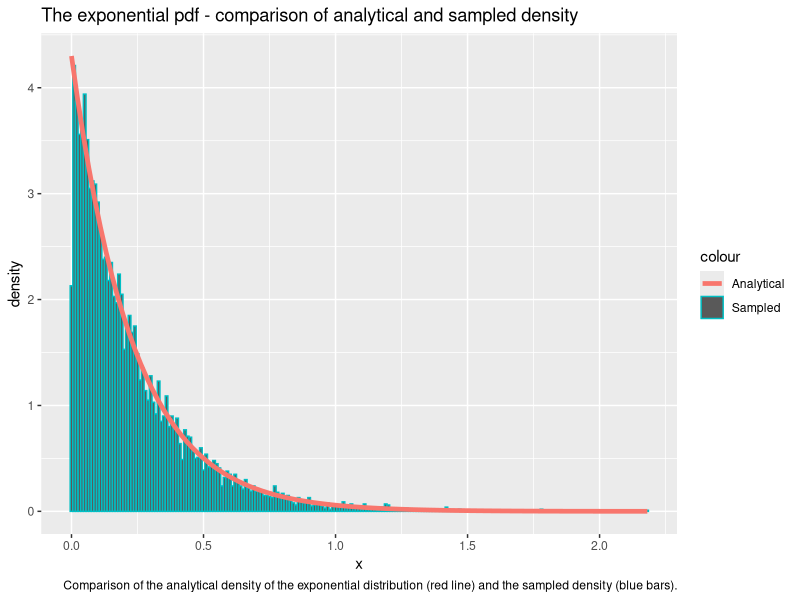
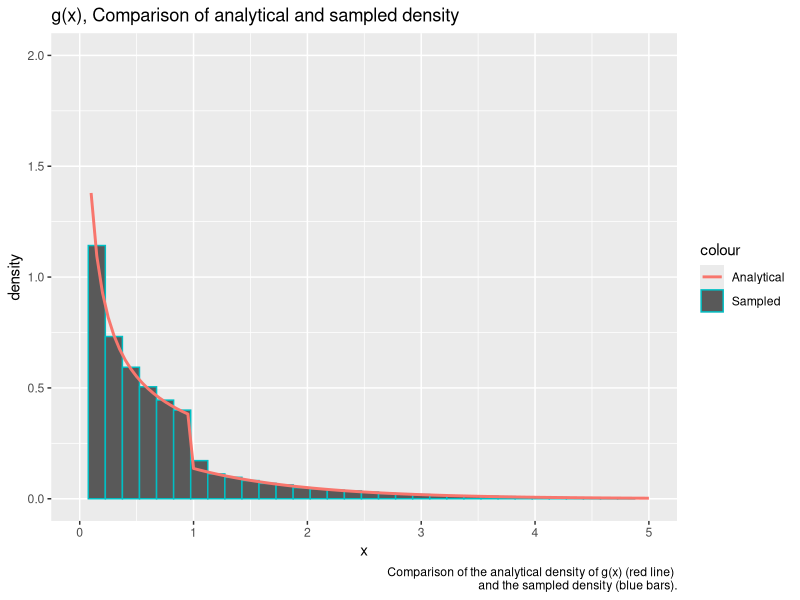
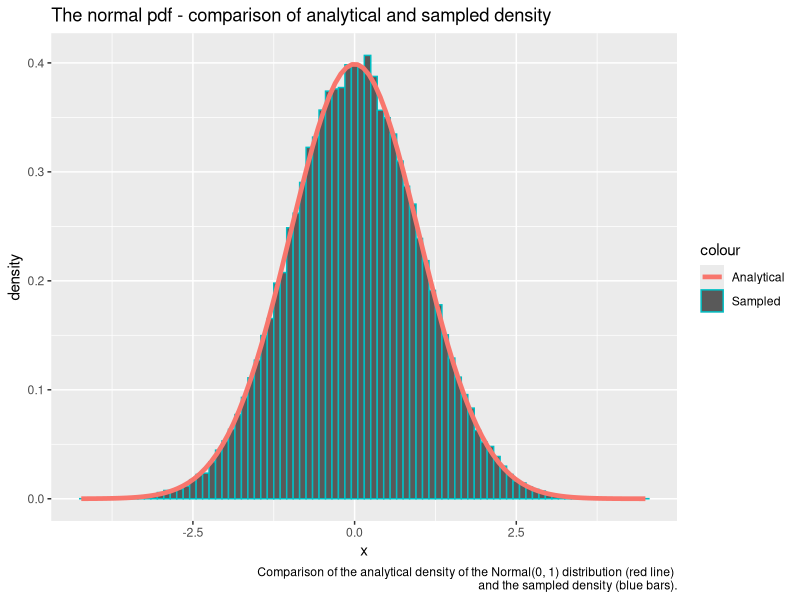
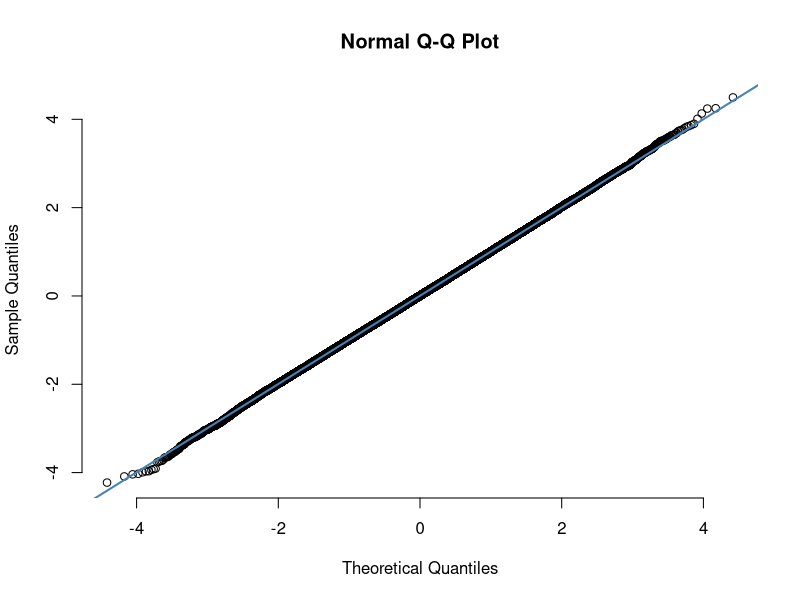
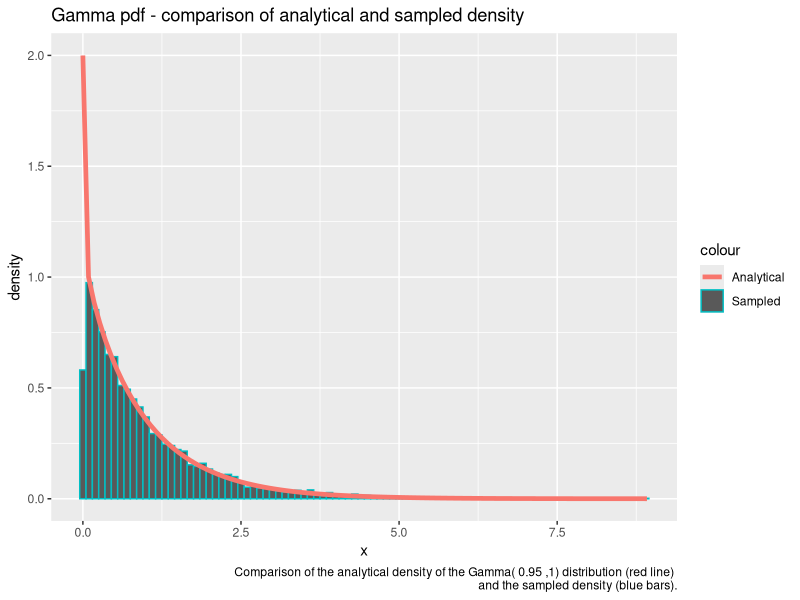
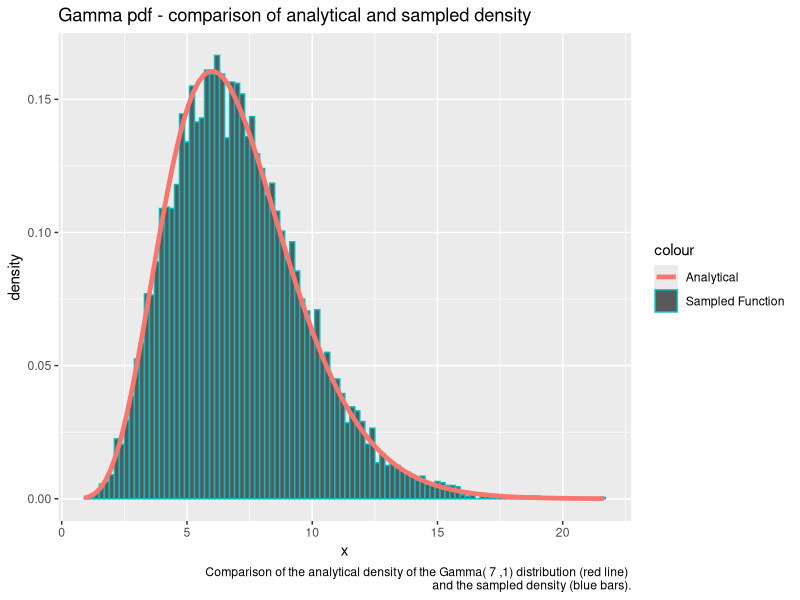
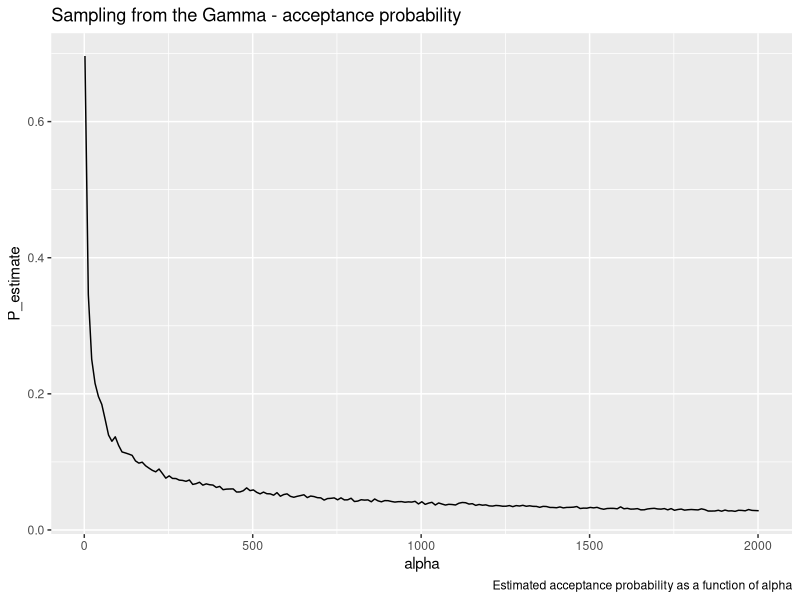
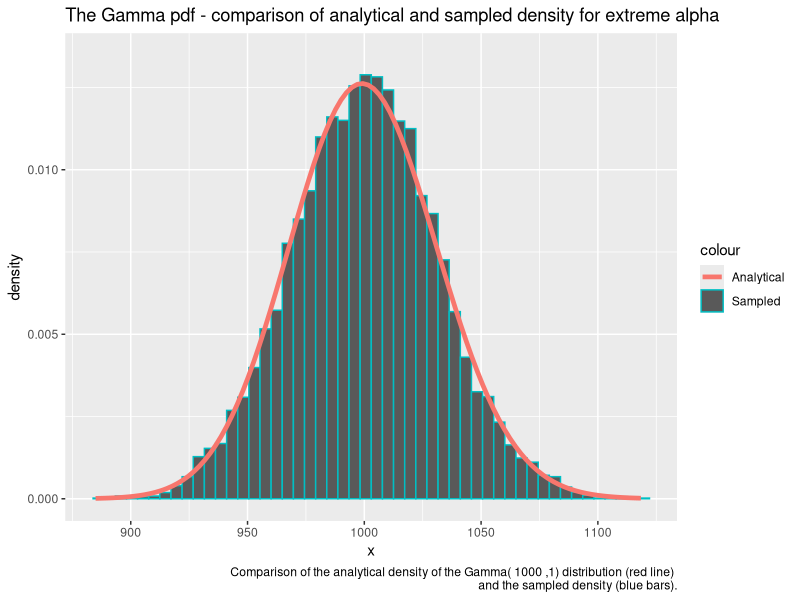

The R source for these figures, in order:
## ---- chunk 1
library(formatR)
showsol <- FALSE
library(knitr)
opts_chunk$set(tidy.opts = list(width.cutoff = 68), tidy = TRUE, warning = FALSE, error = FALSE, message = FALSE, echo = TRUE)
## ---- chunk 2
library(ggplot2) # Load library for plotting
exponential<- function(lambda, n=1){ # Make default n = 1
  u = runif(n) # Draw uniformly distributed variables
  x = -1/lambda*log(u) # Do transformation to get exp. distr. variables 
  return(x)
}
## ---- chunk 3
n = 10000 # Number of samples
lambda = 4.300
x = exponential(lambda,n) # Draw samples from created function
cat('Theoretical mean: ', 1/lambda,' Computed mean: ', mean(x),'\n')
cat('Theoretical variance: ', 1/lambda^2, ' Computed variance: ', var(x))
## ---- chunk 4
# Prepare generated samples for plotting by putting them in a dataframe 
df2 <- data.frame(theo=seq(0,max(x),length.out=n), x=x)
# Plot the data
ggplot(df2, aes(x = x)) + geom_histogram(aes(y = ..density.., color = "Sampled"), binwidth=0.01) + stat_function(fun=dexp,geom = "line",size=1.6,args = (mean=lambda),aes(color="Analytical")) + ggtitle("The exponential pdf - comparison of analytical and sampled density") + labs(x='x', y='density', caption='Comparison of the analytical density of the exponential distribution (red line) and the sampled density (blue bars).')
## ---- chunk 5
# The function g(x) from problem A.2
g = function(x, alpha){
  c = alpha*exp(1)/(alpha+exp(1))
  result = vector(length = length(x))
  result[x<1.] = c*x[x<1.]^(alpha-1)
  result[x>=1.] = c*exp(-x[x>=1.])
  return(as.double(result))}

# The following function returns n from the density function g(x)
# by doing inversion sampling
G_inv = function(n, alpha){
  c = alpha*exp(1)/(alpha+exp(1))
  u = runif(n)
  result = vector(length = n)
  result[u < c/alpha] = (alpha/c * u[u < c/alpha])^(1/alpha)
  result[u >= c/alpha] = -log(1/alpha + exp(-1) - u[u >= c/alpha]/c)
  return(result)}

alpha = 0.4300
n = 100000
xsamples = G_inv(n, alpha) # Sample from the density function g(x) by inversion sampling
c = alpha*exp(1)/(alpha+exp(1))
mean = c/(alpha+1) + 2*c/exp(1)
cat('Theoretical mean: ', mean, ' Sampled mean: ', mean(xsamples))
## ---- chunk 6
variance = c/(alpha+2)+5*c/exp(1) - mean^2
cat('Theoretical variance: ', variance, ' Sampled variance: ', var(xsamples))
## ---- chunk 7
# Prepare generated samples for plotting by putting them in a dataframe 
df2 <- data.frame(theo=seq(0,max(xsamples),length.out=n), value=xsamples)
# Plot the data
ggplot(df2, aes(x = value)) + geom_histogram(aes(y = ..density.., color='Sampled'), binwidth=0.15) + stat_function(fun=g,geom = "line",size=1., args = (mean=alpha), alpha = 1., aes(color="Analytical")) + ggtitle("g(x), Comparison of analytical and sampled density") + ylim(0,2) + xlim(0,5)+labs(x='x', y='density', caption=paste('Comparison of the analytical density of g(x) (red line) \n and the sampled density (blue bars).'))
## ---- chunk 8
# Function to draw n i.i.d. Normal(0,1) variables based on Box-Muller transform
normal <- function(n){
  x_1 <- runif(n/2)
  x_2 <- exponential(1/2, n/2)
  y_1 <- sqrt(x_2)*cos(2*pi*x_1)
  y_2 <- sqrt(x_2)*sin(2*pi*x_1)
  y <- c(y_1,y_2)
  return(y)}
## ---- chunk 9
n = 100000
x <- normal(n) # Draw n i.i.d. Normal(0,1) variables
cat('Theoretical mean: ', 0,' Computed mean: ', mean(x),'\n')
cat('Theoretical variance: ', 1, ' Computed variance: ', var(x))
## ---- chunk 10
# Prepare generated samples for plotting by putting them in a dataframe 
df2 <- data.frame(theo=seq(0,max(x),length.out=n), value=x)
# Plot the data
ggplot(df2, aes(x = value)) + geom_histogram(aes(y = ..density.., col = "Sampled"), binwidth=0.1) + stat_function(fun=dnorm,aes(col = "Analytical"),geom = "line",size=1.6,args = list(mean=0, sd = 1)) + ggtitle("The normal pdf - comparison of analytical and sampled density") + labs(x='x', y='density', caption=paste('Comparison of the analytical density of the Normal(0, 1) distribution (red line) \n and the sampled density (blue bars).'))

# Make a qq-plot of the generated samples
qqnorm(x, pch = 1, frame = FALSE)
qqline(x, col = "steelblue", lwd = 2)
## ---- chunk 11
# Function to draw one sample of a d-variate Normal(mu, sigma) variable
# The function uses a transformation of d i.i.d. Normal(0,1) variables
normal_d <- function(d, mu, sigma){
  x <- normal(d)
  y <- mu + t(chol(sigma))%*%x
  return(y)}
## ---- chunk 12
d = 2
n = 100000
mu = c(1,2) # Mean vector
sigma = matrix(c(2.5,3,3,10),ncol=2,nrow=2) # Covariance matrix
sample = matrix(NA, ncol = d, nrow = n) # Prepare to draw samples
for (i in 1:n){
  sample[i,] <- normal_d(d,mu,sigma) # Draw n samples
}
average = apply(sample, 2, mean)
cat('Mean vector: \n')
average
covmat = cov(sample)
cat('Covariance matrix: \n')
covmat
## ---- chunk 13
library(nortest)
# Conduct Anderson-Daling test to check normality of the data
ad.test(sample[,1])
ad.test(sample[,2])
## ---- chunk 14
small_gamma = function(alpha, n=1){
  result = vector()
  iter = 0
  sampled = 0
  c = (1/alpha + exp(-1))/gamma(alpha)
  
  while(sampled < n){

    # Sample n realizations from g(x)
    x = G_inv(n, alpha)
    # Compute the acceptance probabilites for the n realizations
    probs = dgamma(x, alpha, rate=1) / (c * as.double(g(x, alpha)))
    # Generate n samples from U(0,1)
    u = runif(n)
    # Append samples where u < f(x) / c g(x)
    result = append(result, x[u <= probs])
    # Increase counters
    sampled = sampled + sum(u <= probs)
    iter = iter + n}
  # If redundant samples were generated, we do not want to count these as iterations
  iter = iter - length(result) + n
  # If redundant samples were generated, return only n samples
  return(list(samples = result[seq(1:n)], iter = iter))}
## ---- chunk 15
alpha = 0.95
G1 <- small_gamma(alpha, 10000) # Generate samples
df = data.frame(G1) # Put samples in dataframe to prepare for plotting

cat('Theoretical mean: ', alpha,' Computed mean: ', mean(G1$samples),'\n')
cat('Theoretical variance: ', alpha, ' Computed variance: ', var(G1$samples))
## ---- chunk 16
ggplot(data=df, aes(x=samples)) + geom_histogram(data=df, aes(x=samples, y=..density.., color="Sampled"), binwidth=0.1) +  stat_function(fun=dgamma, geom = "line",size=1.6, args = list(shape=alpha, rate=1), aes(x=samples, color = "Analytical")) + ggtitle("Gamma pdf - comparison of analytical and sampled density") + ylim(0. ,2.0) + labs(x='x', y='density', caption=paste('Comparison of the analytical density of the Gamma(', alpha, ',1) distribution (red line) \n and the sampled density (blue bars).'))
## ---- chunk 17
large_gamma <- function(alpha, n=1){
  # Log transformations of a and b+
  loga = 1/2 * (alpha - 1) * (log(alpha - 1) - 1)
  logb = 1/2 * (alpha + 1) * (log(alpha + 1) - 1)
  result = vector(mode="numeric")
  
  accepted_samples = 0
  iter = 0
  while (accepted_samples < n){
    iter = iter + 1 
    log_x_1 = loga + log(runif(1))
    log_x_2 = logb + log(runif(1))
    # Accept sample if equivalent condition of (x_1, x_2) in C_f is met
    if (2*log_x_1 <= (alpha - 1)*(log_x_2 - log_x_1) - exp(log_x_2 - log_x_1)){
      result = append(result, exp(log_x_2 - log_x_1))
      accepted_samples = accepted_samples + 1}}
  list(samples = result, iter = iter)}
## ---- chunk 18
alpha = 7.
n = 10000
G2 = large_gamma(alpha, n) # Generate samples
cat('Theoretical mean: ', alpha,' Computed mean: ', mean(G2$samples),'\n')
cat('Theoretical variance: ', alpha, ' Computed variance: ', var(G2$samples))
## ---- chunk 19
df = data.frame(data=G2)

ggplot(df, aes(x=data.samples)) + geom_histogram(data=df, aes(x = data.samples, y=..density.., color="Sampled Function"), binwidth=0.2) + stat_function(fun=dgamma,geom = "line",size=1.6,aes(color='Analytical'),args = list(shape=alpha, rate = 1)) + ggtitle("Gamma pdf - comparison of analytical and sampled density") + labs(x='x', y='density', caption=paste('Comparison of the analytical density of the Gamma(', alpha, ',1) distribution (red line) \n and the sampled density (blue bars).'))
## ---- chunk 20
# The following function returns number of iterations required to generate 1000 samples from the large_gamma function
get_gamma_iterations <- function(alpha){return(large_gamma(alpha,1000)$iter)}
alpha = seq(2,2002,10) # Specify the alphas
iterations <- sapply(alpha,get_gamma_iterations) # Compute number of iterations for each alpha

df = data.frame(alpha = seq(2, 2002, 10), P_estimate = 1000/iterations) # Put data in dataframe to prepare for plotting

ggplot(df, aes(x = alpha, y = P_estimate)) + geom_line() + ggtitle("Sampling from the Gamma - acceptance probability") + labs(caption='Estimated acceptance probability as a function of alpha')
## ---- chunk 21
# As specified above, gamma2 samples using rejection sampling for alpha < 1, and the ratio of uniforms method for alpha > 1. If alpha = 1 we sample from the exponential
gamma2 = function(alpha, beta = 1, n = 1){
  if (alpha == 1.0){
    return(list(samples = exponential(beta, n), iter = n))}
  else if (alpha <= 1){
    G = small_gamma(alpha, n)
    #Insert rate / scale parameters
    G$samples = G$samples / beta
    return(G)}
  else if (alpha > 1){
    G = large_gamma(alpha, n)
    #Insert rate / scale parameters
    G$samples = G$samples / beta
    return(G)}}

n = 10000
alpha = 1000
beta = 1
G = gamma2(alpha, beta, n) # Draw samples
df <- data.frame(G) # Prepare samples for plotting
histo = hist(G$samples, plot=F) # Compute the sampled density
#Plot results
ggplot(df, aes(x = samples)) + geom_histogram(aes(y = ..density.., color='Sampled'), bins=50) + stat_function(fun=dgamma,geom = "line",size=1.6,aes(color='Analytical'),args = list(shape=alpha, rate=beta)) + ggtitle("The Gamma pdf - comparison of analytical and sampled density for extreme alpha") + ylim(0, 1.1*max(histo$density)) + labs(x='x', y='density', caption=paste('Comparison of the analytical density of the Gamma(', alpha, ',1) distribution (red line) \n and the sampled density (blue bars).'))
## ---- chunk 22
library(MCMCpack)
#A function for fetching only the samples, not number of iterations from our implemented gamma distribution function
get_gamma_samples <- function(alpha){
  return(gamma2(alpha)$samples)}

#Dirichlet sampler, as specified in the text above
dirichlet <- function(alpha){
  z<- sapply(alpha,get_gamma_samples)
  x <- z/sum(z)
  return(x)}
## ---- chunk 23
k = 5
n = 20000
x <- matrix(NA, ncol = k, nrow = n)
# Sample the alphas from the exponential distribution
alpha <- exponential(1,k)
# Sample n realizations from the Dirichlet distribution with the given alpha
for (i in 1:n){
  x[i,] <- dirichlet(alpha)}

cat('Theoretical mean: ', alpha/sum(alpha),'\n','Computed mean: ', apply(x,2,mean),'\n')
cat('Theoretical variance: ', alpha*(sum(alpha)-alpha)/(sum(alpha)^2*(sum(alpha)+1)),'\n', 'Computed variance: ', apply(x,2,var))
## ---- chunk 24
n <- 10000
alpha <- rep(1,k)
x <- matrix(NA, ncol = k, nrow = n)
for (i in 1:n){
  x[i,] <- dirichlet(alpha)
}
y <- as.vector(rdirichlet(n,alpha))
rfunc = data.frame(value = y)
ourfunc = data.frame(value = as.vector(x))
rfunc$type = 'R function'
ourfunc$type = 'Our function'
df = rbind(rfunc,ourfunc) # Prepare samples for plotting
ggplot(df, aes(value, fill = type)) + 
   geom_histogram(alpha = 0.5, aes(y = ..density..), position = 'identity') + ggtitle('Comparison of Dirichlet samplers') + labs(x='x', y='density', caption=paste('Comparison of the sampled density of x_k\n sampled from our dirichlet sampler (red bars) and the sampler from MCMpack (blue bars)'))
## ---- chunk 25
df2 <- data.frame(theo=seq(0,max(x[,1]),length.out=n), value=x[,1])
ggplot(df2, aes(x = value)) + geom_histogram(aes(y = ..density.., colour = "Sampled"), 
      binwidth = 0.005) + stat_function(fun=dbeta,geom = "line",size=1.6,aes(col="Analytical"),args = list(shape1=1,shape2=k-1)) + ggtitle("Our function vs. analytical density") + labs(x='x', y='density', caption=paste('Comparison of the sampled density of x_1 sampled from our dirichlet sampler (blue bars)\n and the Beta distribution (red line)'))
## ---- chunk 26
# The unscaled density
f_unscaled <- function(x){
  return((2+x)^125*(1-x)^38*x^34)
}

# Find the normalizing constant of f.
N_C = integrate(f_unscaled,0,1)$value 

#The normalized density. Corresponds to f in the text. 
f <- function(x){return(f_unscaled(x)/N_C)}

#Find c in f(x) / c g(x) by finding the maximum value of f(x). optimum$objective will then equal sup{f(x)}
optimum = optimize(f,c(0,1),maximum = TRUE)

draw_samples <- function(n){
  samples <- rep(NA,n)
  iter = 0
  for (i in 1:n){
    finish = 0
    while(finish ==0){
      iter = iter + 1
      x_sample <- runif(1) # Sample from proposal density
      #Compute acceptance probability alpha
      alpha <- f(x_sample)/optimum$objective
      # Draw uniform variable to determine acceptance
      u = runif(1)
      # Accept sample if u<alpha
      if (u <=alpha){
        samples[i] <- x_sample
        finish = 1}}}
  return(list(samples = samples, iterations = iter))}
## ---- chunk 27
n = 10000
# The function x*f(x) is integrated from 0 to 1 to find the theoretical mean
g <- function(x){return(x*f(x))}

# Draw samples from the distribution f(theta|y)
y <- draw_samples(n) 

cat("Computed mean: ", sum(y$samples)/n, '\n')
cat("Theoretical mean: ", integrate(g,0,1)$value, '\n')

df <- data.frame(theo=seq(0,1,length.out=n), value=y$samples)

ggplot(df, aes(x = value)) + geom_histogram(aes(y = ..density.., colour = "Sampled"), binwidth=0.001) + stat_function(fun=f,geom = "line",size=1.6,aes(colour="Analytical")) + ggtitle("Comparison of analytical and sampled density") + xlim(0,1) + geom_segment(x = sum(y$samples)/n, xend = sum(y$samples)/n, y = 0, yend = 100, aes(colour = "Mean"), size = 1.2, linetype = "longdash") + labs(x='x', y='density', caption=paste('Comparison of the sampled density of f(theta|y) (blue bars) \n and the analytical density distribution (red line). \n The estimated posterior mean (green line) is indicated.'))
## ---- chunk 28
cat("Average random numbers generated: ", y$iterations/n, '\n')
cat("Theoretical expected number: ", optimum$objective)
## ---- chunk 29
#The new unscaled posterior target pdf, NC * f_new
unscaled_posterior_target = function(x){
  return(f(x)*dbeta(x, 1, 5))}

#Compute the normalizing constant of f_new
NC_posterior = integrate(unscaled_posterior_target, 0, 1)$value

#Normalized new posterior target pdf, f_new
posterior_target = function(x){
  return(unscaled_posterior_target(x) / NC_posterior)}

#The density of x, f_new(x) * x
posterior_target_mean_density = function(x){
  return(x * posterior_target(x))}

theoretical_mean = integrate(posterior_target_mean_density, 0, 1)$value

weights = posterior_target(y$samples) / f(y$samples)
posterior_mean = sum(y$samples*weights) / n
cat("IS posterior mean estimate:", posterior_mean, "\n")
cat("Analytical posterior mean:", theoretical_mean)
## ---- chunk 30
unscaled_weights = unscaled_posterior_target(y$samples) / f_unscaled(y$samples)
posterior_mean_SN = sum(y$samples*unscaled_weights) / (sum(unscaled_weights))

cat("self-normalizing IS posterior mean estimate:", posterior_mean_SN, "\n")
cat("Analytical posterior mean:", theoretical_mean)
## ---- chunk 31
dbeta2 = function(x){
  return(dbeta(x, 1, 5))
}
est = sum(y$samples)/n
cat(paste('Mass left of x =',est,':', integrate(dbeta2, 0, est)$value))
